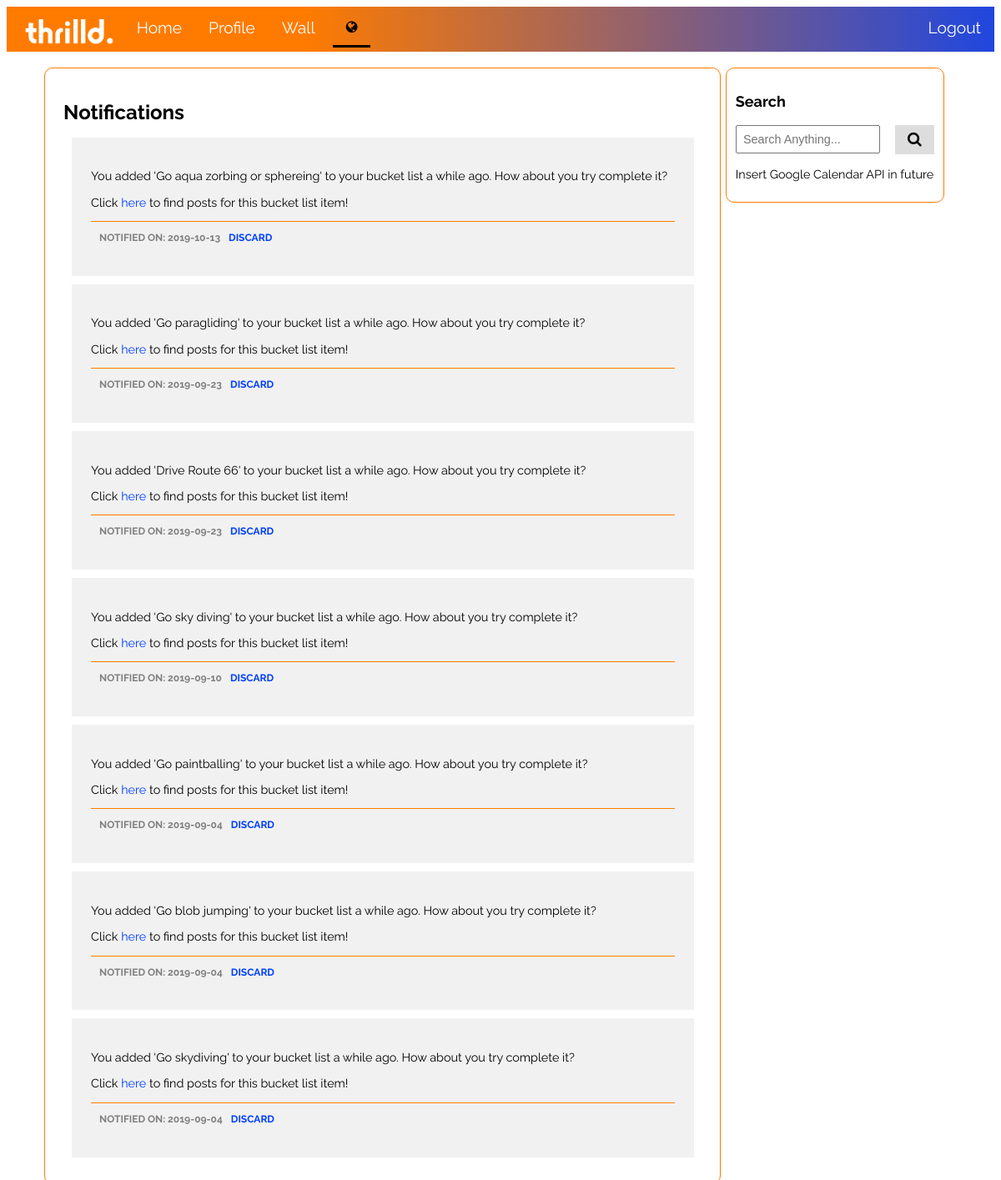
Page /notifications (signed in) on the committed database.
### app/models.py (models this page shows, shortened)
class Notification(db.Model):
  __tablename__ = 'notification'
  id = db.Column(db.Integer, primary_key=True)
  user_id = db.Column(db.Integer, db.ForeignKey('user.id'), nullable=False)
  content = db.Column(db.String(1000),nullable=False)
  date = db.Column(db.String(10), nullable=False, default=datetime.date.today())#this is assuming that when they will have completed it the same day as marking th elist item as completed.
  list_id = db.Column(db.Integer, db.ForeignKey('list.id'))
  checked = db.Column(db.Integer, default=0, nullable=False)

### app/routes.py (the view)
@app.route("/notifications")
@login_required(type='urole')
def notifications():
    notifications = Notification.query.filter_by(user_id=current_user.id).order_by(Notification.id.desc()).all()
    for x in notifications:
        x.checked=1
    current_user.new_not=0
    db.session.commit()
    return render_template('notifications.html', page_title='Notifications', notifications=notifications)

### app/models.py (called while the page is built)
@login_manager.user_loader
def load_user(user_id):
    return User.query.get(int(user_id)) #It takes the id return the corresponding user entry.

### app/routes.py (called while the page is built, shortened)
def login_required(type="ANY"): #It lets me define different roles for the users. This meant that if they were a service (srole), they could have a different home screen etc than if they were a user (urole).
    def wrapper(fn):
        @wraps(fn) # Makes the function (wraps it with) a decorator with @ so that it is just basically saying 'the login required to access this page is...'
        def decorated_view(*args, **kwargs):
            return fn(*args, **kwargs)
        return decorated_view
    return wrapper

### app/templates/notifications.html (shortened to what this page needs)
{% extends 'layout.html' %} {% block content %}
<div class="notification_alerts">
  <h1>Notifications</h1>
  {% for notification in notifications %}
    <div class="notification">
      <p>{{notification.content}}</p>
      <p>Click <a class="blue_link" href="/">here</a> to find posts for this bucket list item!</p>
      <div class="notification-metadata">
        <p>Notified on: {{notification.date}} </p>
        <p><a class="blue_link" href="/clear_notification/{{notification.id}}">Discard</a></p>
      </div>
    </div>
  {% endfor %}
</div>
<div class="sidebar">
      <h3>Search</h3>
      <div class="search-container">
        <form action = '#'>
          <input type="text" placeholder="Search Anything...">
          <button type="submit"><i class="fa fa-search"></i></button>
        </form>
      </div>
      <p>Insert Google Calendar API in future<p>
</div>
{% endblock %}

### app/static/css/style.css (style rules this page uses)
body { color: black; font-family: 'Raleway', sans-serif; }
h1 { font-size:2vw; }
h3 { font-size: 1.5vw; }
p { font-size: 1.2vw; }
.blue_link { color: #003fff; text-decoration: none; }
.sidebar { float: left; width: 21.8%; background-color: white; border: 1px solid #ff7b00; border-radius:10px; margin-top: 10px; margin-left: 0.5%; padding: 1%; }
.sidebar input[type=text] { float: left; padding: 3%; width: 65%; font-size: 1.2vw; }
.sidebar .search-container button { float: right; display:inline-block; width: 20%; padding: 3%; background: #dddddd; font-size: 1.5vw; border: none; cursor: pointer; }
.sidebar .search-container::after { content: ""; clear: both; display: table; }
.notification_alerts { float: left; width: 70%; margin-top: 10px; border: 1px solid #ff7b00; border-radius: 10px; background-color: white; padding: 2%; margin-bottom: 10px; }
.notification { margin: 10px; padding: 3%; display: block; background-color: #f1f1f1f1 }
.notification-metadata { display: inline-block; text-transform: uppercase; border-top: 1px solid #ff7b00; width: 100% }
.notification-metadata p { font-size: 1vw; font-weight: bold; color: grey; float: left; margin-left: 10px; }

### rows in the picture
Notification: content "You added 'Go aqua zorbing or sphereing' to your bucket list a while ago. How about you try complete it?", date "2019-10-13"
Notification: content "You added 'Go paragliding' to your bucket list a while ago. How about you try complete it?", date "2019-09-23"
Notification: content "You added 'Drive Route 66' to your bucket list a while ago. How about you try complete it?", date "2019-09-23"
Notification: content "You added 'Go sky diving' to your bucket list a while ago. How about you try complete it?", date "2019-09-10"
Notification: content "You added 'Go paintballing' to your bucket list a while ago. How about you try complete it?", date "2019-09-04"
Notification: content "You added 'Go blob jumping' to your bucket list a while ago. How about you try complete it?", date "2019-09-04"
Notification: content "You added 'Go skydiving' to your bucket list a while ago. How about you try complete it?", date "2019-09-04"
